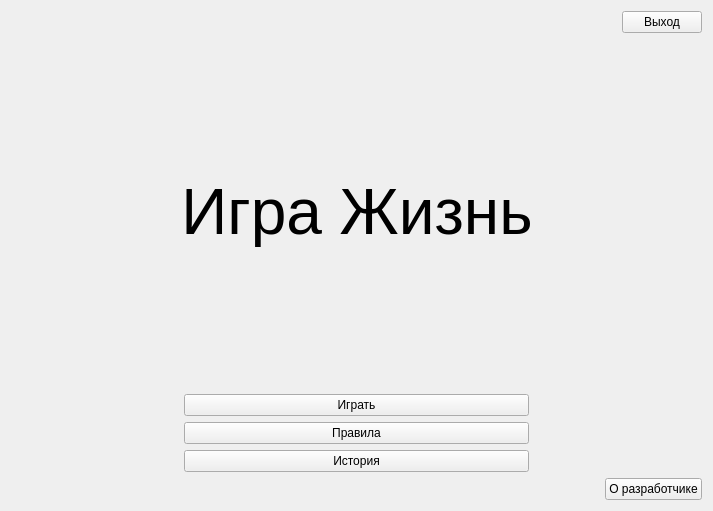
<?xml version="1.0" encoding="UTF-8"?>
<ui version="4.0">
 <class>MenuWindow</class>
 <widget class="QWidget" name="MenuWindow">
  <property name="geometry">
   <rect>
    <x>0</x>
    <y>0</y>
    <width>713</width>
    <height>511</height>
   </rect>
  </property>
  <property name="windowTitle">
   <string>Form</string>
  </property>
  <layout class="QGridLayout" name="gridLayout">
   <item row="0" column="0">
    <layout class="QGridLayout" name="gridLayout_2" rowstretch="1,20,5,5,5,1">
     <item row="3" column="0">
      <layout class="QHBoxLayout" name="horizontalLayout_4" stretch="1,2,1">
       <item>
        <spacer name="horizontalSpacer_5">
         <property name="orientation">
          <enum>Qt::Horizontal</enum>
         </property>
         <property name="sizeHint" stdset="0">
          <size>
           <width>40</width>
           <height>20</height>
          </size>
         </property>
        </spacer>
       </item>
       <item>
        <widget class="QPushButton" name="pushButton_2">
         <property name="text">
          <string>Правила</string>
         </property>
        </widget>
       </item>
       <item>
        <spacer name="horizontalSpacer_6">
         <property name="orientation">
          <enum>Qt::Horizontal</enum>
         </property>
         <property name="sizeHint" stdset="0">
          <size>
           <width>40</width>
           <height>20</height>
          </size>
         </property>
        </spacer>
       </item>
      </layout>
     </item>
     <item row="4" column="0">
      <layout class="QHBoxLayout" name="horizontalLayout_2" stretch="1,2,1">
       <item>
        <spacer name="horizontalSpacer_7">
         <property name="orientation">
          <enum>Qt::Horizontal</enum>
         </property>
         <property name="sizeHint" stdset="0">
          <size>
           <width>40</width>
           <height>20</height>
          </size>
         </property>
        </spacer>
       </item>
       <item>
        <widget class="QPushButton" name="pushButton_3">
         <property name="text">
          <string>История</string>
         </property>
        </widget>
       </item>
       <item>
        <spacer name="horizontalSpacer_8">
         <property name="orientation">
          <enum>Qt::Horizontal</enum>
         </property>
         <property name="sizeHint" stdset="0">
          <size>
           <width>40</width>
           <height>20</height>
          </size>
         </property>
        </spacer>
       </item>
      </layout>
     </item>
     <item row="5" column="0">
      <layout class="QHBoxLayout" name="horizontalLayout_5" stretch="20,1">
       <item>
        <spacer name="horizontalSpacer_9">
         <property name="orientation">
          <enum>Qt::Horizontal</enum>
         </property>
         <property name="sizeHint" stdset="0">
          <size>
           <width>40</width>
           <height>20</height>
          </size>
         </property>
        </spacer>
       </item>
       <item>
        <widget class="QPushButton" name="pushButton_4">
         <property name="text">
          <string>О разработчике</string>
         </property>
        </widget>
       </item>
      </layout>
     </item>
     <item row="2" column="0">
      <layout class="QHBoxLayout" name="horizontalLayout_3" stretch="1,2,1">
       <item>
        <spacer name="horizontalSpacer_4">
         <property name="orientation">
          <enum>Qt::Horizontal</enum>
         </property>
         <property name="sizeHint" stdset="0">
          <size>
           <width>40</width>
           <height>20</height>
          </size>
         </property>
        </spacer>
       </item>
       <item>
        <widget class="QPushButton" name="pushButton">
         <property name="text">
          <string>Играть</string>
         </property>
        </widget>
       </item>
       <item>
        <spacer name="horizontalSpacer_3">
         <property name="orientation">
          <enum>Qt::Horizontal</enum>
         </property>
         <property name="sizeHint" stdset="0">
          <size>
           <width>40</width>
           <height>20</height>
          </size>
         </property>
        </spacer>
       </item>
      </layout>
     </item>
     <item row="1" column="0">
      <layout class="QHBoxLayout" name="horizontalLayout" stretch="1,2,1">
       <item>
        <spacer name="horizontalSpacer">
         <property name="orientation">
          <enum>Qt::Horizontal</enum>
         </property>
         <property name="sizeHint" stdset="0">
          <size>
           <width>40</width>
           <height>20</height>
          </size>
         </property>
        </spacer>
       </item>
       <item>
        <widget class="QLabel" name="label">
         <property name="text">
          <string>&lt;html&gt;&lt;head/&gt;&lt;body&gt;&lt;p align=&quot;center&quot;&gt;&lt;span style=&quot; font-size:48pt;&quot;&gt;Игра Жизнь&lt;/span&gt;&lt;/p&gt;&lt;/body&gt;&lt;/html&gt;</string>
         </property>
        </widget>
       </item>
       <item>
        <spacer name="horizontalSpacer_2">
         <property name="orientation">
          <enum>Qt::Horizontal</enum>
         </property>
         <property name="sizeHint" stdset="0">
          <size>
           <width>40</width>
           <height>20</height>
          </size>
         </property>
        </spacer>
       </item>
      </layout>
     </item>
     <item row="0" column="0">
      <layout class="QHBoxLayout" name="horizontalLayout_6" stretch="20,1">
       <item>
        <spacer name="horizontalSpacer_10">
         <property name="orientation">
          <enum>Qt::Horizontal</enum>
         </property>
         <property name="sizeHint" stdset="0">
          <size>
           <width>40</width>
           <height>20</height>
          </size>
         </property>
        </spacer>
       </item>
       <item>
        <widget class="QPushButton" name="pushButton_5">
         <property name="text">
          <string>Выход</string>
         </property>
        </widget>
       </item>
      </layout>
     </item>
    </layout>
   </item>
  </layout>
 </widget>
 <resources/>
 <connections/>
</ui>
